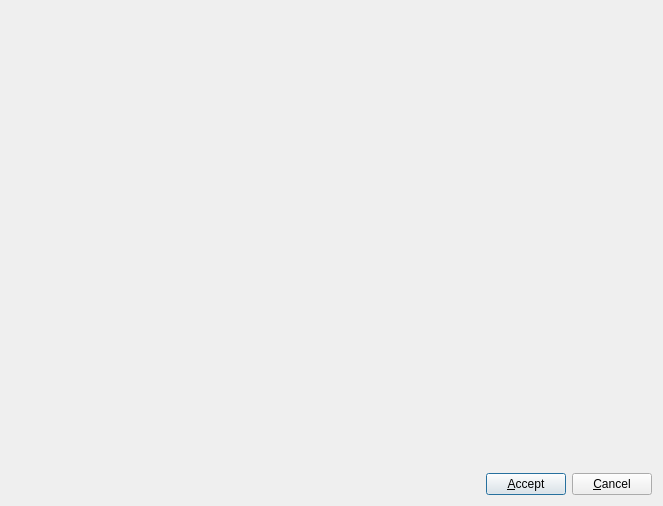
<ui version="4.0" >
 <class>MassiveUpdateDialog</class>
 <widget class="QDialog" name="MassiveUpdateDialog" >
  <property name="geometry" >
   <rect>
    <x>0</x>
    <y>0</y>
    <width>663</width>
    <height>506</height>
   </rect>
  </property>
  <property name="windowTitle" >
   <string>Massive Update Process</string>
  </property>
  <layout class="QVBoxLayout" >
   <item>
    <widget class="Screen" native="1" name="screen" >
     <property name="sizePolicy" >
      <sizepolicy vsizetype="Expanding" hsizetype="Expanding" >
       <horstretch>0</horstretch>
       <verstretch>0</verstretch>
      </sizepolicy>
     </property>
    </widget>
   </item>
   <item>
    <layout class="QHBoxLayout" >
     <item>
      <spacer>
       <property name="orientation" >
        <enum>Qt::Horizontal</enum>
       </property>
       <property name="sizeHint" stdset="0" >
        <size>
         <width>40</width>
         <height>20</height>
        </size>
       </property>
      </spacer>
     </item>
     <item>
      <widget class="QPushButton" name="pushAccept" >
       <property name="text" >
        <string>&amp;Accept</string>
       </property>
       <property name="icon" >
        <iconset resource="common.qrc" >
         <normaloff>:/images/ok.png</normaloff>:/images/ok.png</iconset>
       </property>
      </widget>
     </item>
     <item>
      <widget class="QPushButton" name="pushCancel" >
       <property name="text" >
        <string>&amp;Cancel</string>
       </property>
       <property name="icon" >
        <iconset resource="common.qrc" >
         <normaloff>:/images/cancel.png</normaloff>:/images/cancel.png</iconset>
       </property>
      </widget>
     </item>
    </layout>
   </item>
  </layout>
 </widget>
 <customwidgets>
  <customwidget>
   <class>Screen</class>
   <extends>QWidget</extends>
   <header>Koo.Screen.Screen</header>
   <container>1</container>
  </customwidget>
 </customwidgets>
 <tabstops>
  <tabstop>pushAccept</tabstop>
  <tabstop>pushCancel</tabstop>
 </tabstops>
 <resources>
  <include location="common.qrc" />
 </resources>
 <connections>
  <connection>
   <sender>pushCancel</sender>
   <signal>clicked()</signal>
   <receiver>MassiveUpdateDialog</receiver>
   <slot>reject()</slot>
   <hints>
    <hint type="sourcelabel" >
     <x>439</x>
     <y>295</y>
    </hint>
    <hint type="destinationlabel" >
     <x>199</x>
     <y>82</y>
    </hint>
   </hints>
  </connection>
 </connections>
</ui>
